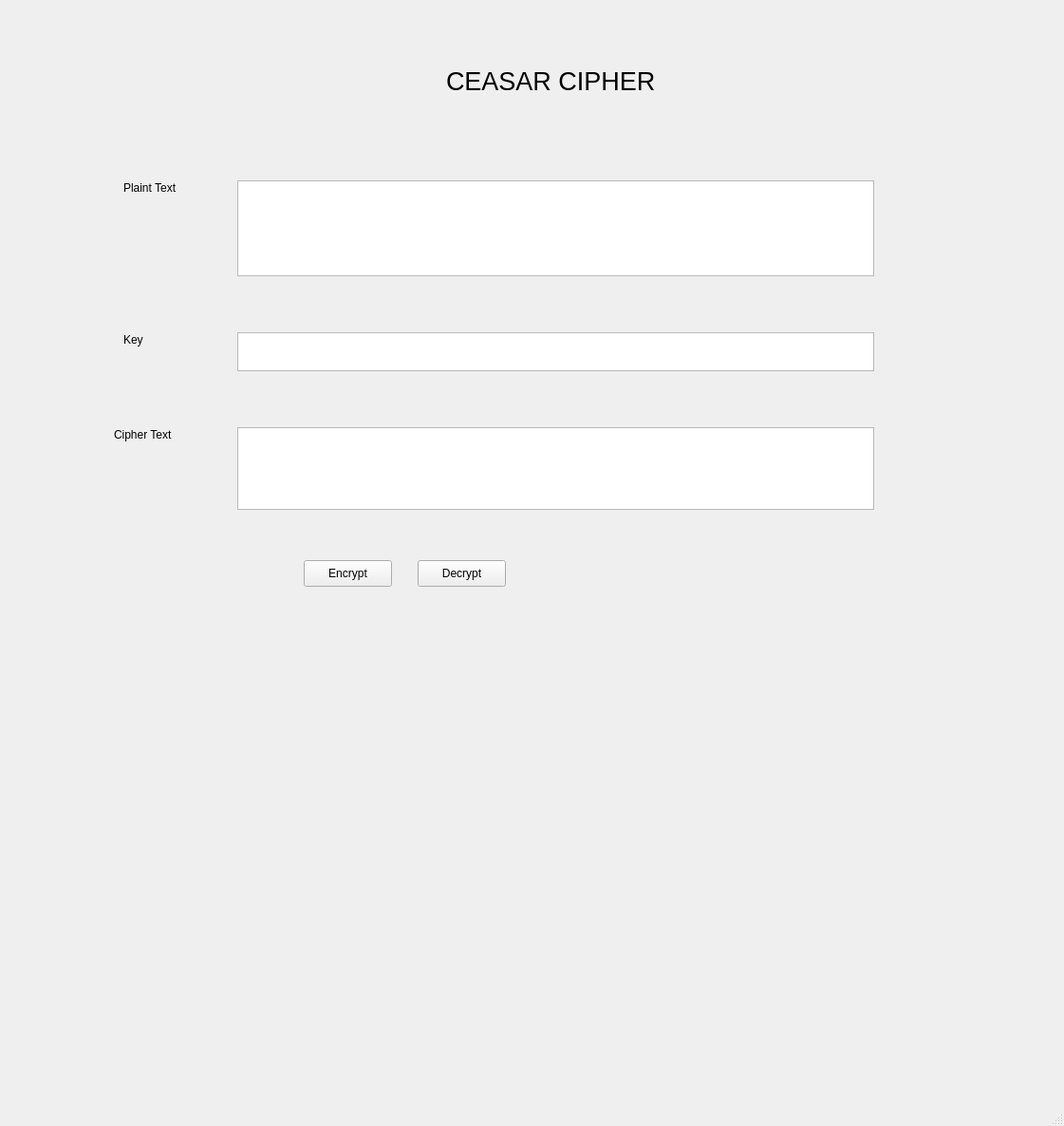
<?xml version="1.0" encoding="UTF-8"?>
<ui version="4.0">
 <class>MainWindow</class>
 <widget class="QMainWindow" name="MainWindow">
  <property name="geometry">
   <rect>
    <x>0</x>
    <y>0</y>
    <width>1121</width>
    <height>1186</height>
   </rect>
  </property>
  <property name="windowTitle">
   <string>MainWindow</string>
  </property>
  <widget class="QWidget" name="centralwidget">
   <widget class="QLabel" name="label">
    <property name="geometry">
     <rect>
      <x>470</x>
      <y>70</y>
      <width>251</width>
      <height>31</height>
     </rect>
    </property>
    <property name="font">
     <font>
      <pointsize>20</pointsize>
     </font>
    </property>
    <property name="text">
     <string>CEASAR CIPHER</string>
    </property>
   </widget>
   <widget class="QLabel" name="plain_text">
    <property name="geometry">
     <rect>
      <x>130</x>
      <y>190</y>
      <width>81</width>
      <height>16</height>
     </rect>
    </property>
    <property name="text">
     <string>Plaint Text</string>
    </property>
   </widget>
   <widget class="QLabel" name="key">
    <property name="geometry">
     <rect>
      <x>130</x>
      <y>350</y>
      <width>55</width>
      <height>16</height>
     </rect>
    </property>
    <property name="text">
     <string>Key</string>
    </property>
   </widget>
   <widget class="QLabel" name="cipher_text">
    <property name="geometry">
     <rect>
      <x>120</x>
      <y>450</y>
      <width>91</width>
      <height>16</height>
     </rect>
    </property>
    <property name="text">
     <string>Cipher Text</string>
    </property>
   </widget>
   <widget class="QTextEdit" name="txt_plain_text">
    <property name="geometry">
     <rect>
      <x>250</x>
      <y>190</y>
      <width>671</width>
      <height>101</height>
     </rect>
    </property>
   </widget>
   <widget class="QTextEdit" name="txt_key">
    <property name="geometry">
     <rect>
      <x>250</x>
      <y>350</y>
      <width>671</width>
      <height>41</height>
     </rect>
    </property>
   </widget>
   <widget class="QTextEdit" name="txt_cipher_text">
    <property name="geometry">
     <rect>
      <x>250</x>
      <y>450</y>
      <width>671</width>
      <height>87</height>
     </rect>
    </property>
   </widget>
   <widget class="QPushButton" name="btn_encrypt">
    <property name="geometry">
     <rect>
      <x>320</x>
      <y>590</y>
      <width>93</width>
      <height>28</height>
     </rect>
    </property>
    <property name="text">
     <string>Encrypt</string>
    </property>
   </widget>
   <widget class="QPushButton" name="btn_decrypt">
    <property name="geometry">
     <rect>
      <x>440</x>
      <y>590</y>
      <width>93</width>
      <height>28</height>
     </rect>
    </property>
    <property name="text">
     <string>Decrypt</string>
    </property>
   </widget>
  </widget>
  <widget class="QMenuBar" name="menubar">
   <property name="geometry">
    <rect>
     <x>0</x>
     <y>0</y>
     <width>1121</width>
     <height>26</height>
    </rect>
   </property>
  </widget>
  <widget class="QStatusBar" name="statusbar"/>
 </widget>
 <resources/>
 <connections/>
</ui>
